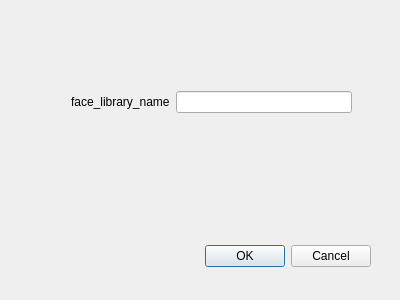
<?xml version="1.0" encoding="UTF-8"?>
<ui version="4.0">
 <class>Dialog</class>
 <widget class="QDialog" name="Dialog">
  <property name="geometry">
   <rect>
    <x>0</x>
    <y>0</y>
    <width>400</width>
    <height>300</height>
   </rect>
  </property>
  <property name="windowTitle">
   <string>new_face_library</string>
  </property>
  <widget class="QDialogButtonBox" name="buttonBox">
   <property name="geometry">
    <rect>
     <x>30</x>
     <y>240</y>
     <width>341</width>
     <height>32</height>
    </rect>
   </property>
   <property name="cursor">
    <cursorShape>PointingHandCursor</cursorShape>
   </property>
   <property name="orientation">
    <enum>Qt::Horizontal</enum>
   </property>
   <property name="standardButtons">
    <set>QDialogButtonBox::Cancel|QDialogButtonBox::Ok</set>
   </property>
  </widget>
  <widget class="QWidget" name="layoutWidget">
   <property name="geometry">
    <rect>
     <x>71</x>
     <y>91</y>
     <width>281</width>
     <height>22</height>
    </rect>
   </property>
   <layout class="QHBoxLayout" name="horizontalLayout">
    <item>
     <widget class="QLabel" name="label">
      <property name="text">
       <string>face_library_name</string>
      </property>
     </widget>
    </item>
    <item>
     <widget class="QLineEdit" name="lineEdit_library_name"/>
    </item>
   </layout>
  </widget>
 </widget>
 <resources/>
 <connections>
  <connection>
   <sender>buttonBox</sender>
   <signal>rejected()</signal>
   <receiver>Dialog</receiver>
   <slot>reject()</slot>
   <hints>
    <hint type="sourcelabel">
     <x>316</x>
     <y>260</y>
    </hint>
    <hint type="destinationlabel">
     <x>286</x>
     <y>274</y>
    </hint>
   </hints>
  </connection>
  <connection>
   <sender>buttonBox</sender>
   <signal>accepted()</signal>
   <receiver>Dialog</receiver>
   <slot>accept()</slot>
   <hints>
    <hint type="sourcelabel">
     <x>248</x>
     <y>254</y>
    </hint>
    <hint type="destinationlabel">
     <x>157</x>
     <y>274</y>
    </hint>
   </hints>
  </connection>
 </connections>
 <slots>
  <slot>submitAddFaceLibrary()</slot>
 </slots>
</ui>
